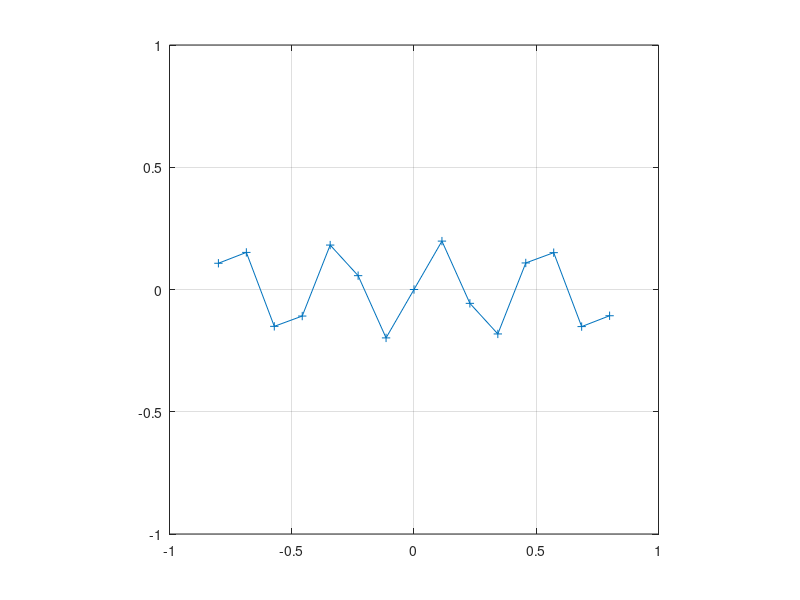

Recreate this plot in MATLAB. (Note: this script raises an error after producing the figure.)
global zumoSensors
global zumoPose

color = 'kbgrcmy'; colorVal=1;

X = 1;
Y = 2;
THETA = 3;
THETA_TOLERANCE = pi/20.0;
GOAL_TOLERANCE  = 0.05;
GOAL_PAUSE = 2;
point = 1;
dt = 0.2;



% goal = [ 0      0      0
%          0.4    0      0
%          0      0.4    0
%         -0.4    0      0
%          0     -0.4    0
%          0.4    0      0];
t=linspace(-.8,+.8,15);
curve=0.2*sin(15*t);
goal=[t' , curve'];
plot(goal(:,1),goal(:,2),'+-');
     
MAXPOINTS=size(goal,1);

% robotIds = [314 528 871];
% noOfRobots = size(robotIds,2);
% zumoPose = zeros(noOfRobots,3);
% zumoSensors = zeros(noOfRobots,9);

clear calcSpeeds
clear calcSpeedsWhileMoving

% figure; 
hold on; grid on;
axis([-1 1 -1 1]); axis square;



robotTrajectory = [animatedline('Color',color(colorVal),'LineWidth',2)];

for i = 1: noOfRobots-1
    colorVal = colorVal+1;
    if(colorVal>7)
        colorVal=1;
    end
    robotTrajectory = [robotTrajectory;animatedline('Color',color(colorVal),'LineWidth',2)];
end



t = 2;
while t>0
    t = t+1;
    
    
%     for i = 1:noOfRobots
    for i = 2:2
        
        x = zumoPose(i,X);
        y = zumoPose(i,Y);
        theta = zumoPose(i,THETA);
        
        addpoints(robotTrajectory(i),x,y);

        [vLeft,vRight,hasReached] = calcSpeeds(i,x,y,theta,goal(point,1),goal(point,2))
        sendSpeedsCharacterWise(s,i,round(vLeft),round(vRight));
        
%         sprintf('Robot=%.1f , x=%.2f , y=%.2f, t=%.2f, vLeft=%.1f , vRight=%.1f',i,x,y,theta,vLeft,vRight)
                    
    end
    
    if hasReached == 1
        point = point+1
        pause(3);
    end
    if point>MAXPOINTS
        return
    end
    
    
    pause(dt);
    if(mod(t,10)==0)
        drawnow
    end
    
end
    
    
        
        